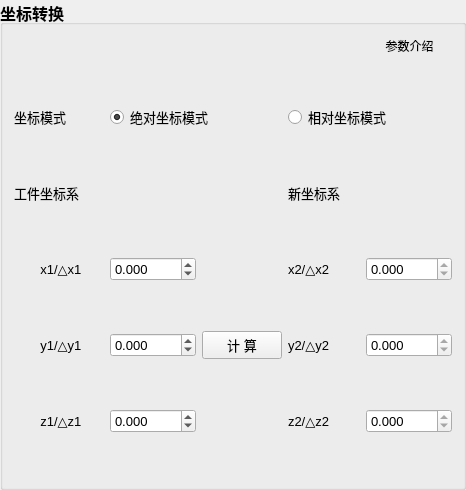
           <widget class="QGroupBox" name="groupBox_4">
            <property name="sizePolicy">
             <sizepolicy hsizetype="Preferred" vsizetype="Preferred">
              <horstretch>0</horstretch>
              <verstretch>0</verstretch>
             </sizepolicy>
            </property>
            <property name="font">
             <font>
              <pointsize>12</pointsize>
              <weight>75</weight>
              <bold>true</bold>
             </font>
            </property>
            <property name="title">
             <string>坐标转换</string>
            </property>
            <layout class="QGridLayout" name="gridLayout_6">
             <item row="0" column="0">
              <layout class="QHBoxLayout" name="horizontalLayout_10">
               <item>
                <spacer name="horizontalSpacer_13">
                 <property name="orientation">
                  <enum>Qt::Horizontal</enum>
                 </property>
                 <property name="sizeHint" stdset="0">
                  <size>
                   <width>40</width>
                   <height>20</height>
                  </size>
                 </property>
                </spacer>
               </item>
               <item>
                <widget class="QToolButton" name="tB_4">
                 <property name="minimumSize">
                  <size>
                   <width>85</width>
                   <height>20</height>
                  </size>
                 </property>
                 <property name="maximumSize">
                  <size>
                   <width>85</width>
                   <height>20</height>
                  </size>
                 </property>
                 <property name="font">
                  <font>
                   <family>微软雅黑</family>
                   <pointsize>9</pointsize>
                   <weight>50</weight>
                   <bold>false</bold>
                  </font>
                 </property>
                 <property name="styleSheet">
                  <string notr="true">border-style:falt</string>
                 </property>
                 <property name="text">
                  <string>参数介绍</string>
                 </property>
                 <property name="icon">
                  <iconset resource="FrogMachineTransformation.qrc">
                   <normaloff>:/image/Resources/parameter.ico</normaloff>:/image/Resources/parameter.ico</iconset>
                 </property>
                 <property name="iconSize">
                  <size>
                   <width>15</width>
                   <height>15</height>
                  </size>
                 </property>
                 <property name="toolButtonStyle">
                  <enum>Qt::ToolButtonTextBesideIcon</enum>
                 </property>
                </widget>
               </item>
              </layout>
             </item>
             <item row="1" column="0">
              <layout class="QGridLayout" name="gridLayout_4">
               <item row="6" column="0">
                <spacer name="verticalSpacer_13">
                 <property name="orientation">
                  <enum>Qt::Vertical</enum>
                 </property>
                 <property name="sizeHint" stdset="0">
                  <size>
                   <width>20</width>
                   <height>40</height>
                  </size>
                 </property>
                </spacer>
               </item>
               <item row="8" column="0">
                <spacer name="verticalSpacer_14">
                 <property name="orientation">
                  <enum>Qt::Vertical</enum>
                 </property>
                 <property name="sizeHint" stdset="0">
                  <size>
                   <width>20</width>
                   <height>40</height>
                  </size>
                 </property>
                </spacer>
               </item>
               <item row="4" column="0">
                <spacer name="verticalSpacer_12">
                 <property name="orientation">
                  <enum>Qt::Vertical</enum>
                 </property>
                 <property name="sizeHint" stdset="0">
                  <size>
                   <width>20</width>
                   <height>40</height>
                  </size>
                 </property>
                </spacer>
               </item>
               <item row="2" column="1">
                <spacer name="verticalSpacer_11">
                 <property name="orientation">
                  <enum>Qt::Vertical</enum>
                 </property>
                 <property name="sizeHint" stdset="0">
                  <size>
                   <width>20</width>
                   <height>40</height>
                  </size>
                 </property>
                </spacer>
               </item>
               <item row="0" column="1">
                <spacer name="verticalSpacer_10">
                 <property name="orientation">
                  <enum>Qt::Vertical</enum>
                 </property>
                 <property name="sizeHint" stdset="0">
                  <size>
                   <width>20</width>
                   <height>40</height>
                  </size>
                 </property>
                </spacer>
               </item>
               <item row="9" column="0">
                <widget class="QLabel" name="label_z1">
                 <property name="minimumSize">
                  <size>
                   <width>90</width>
                   <height>30</height>
                  </size>
                 </property>
                 <property name="maximumSize">
                  <size>
                   <width>90</width>
                   <height>16777215</height>
                  </size>
                 </property>
                 <property name="font">
                  <font>
                   <pointsize>10</pointsize>
                   <weight>50</weight>
                   <bold>false</bold>
                  </font>
                 </property>
                 <property name="toolTip">
                  <string>工件坐标系下Z轴坐标或增量</string>
                 </property>
                 <property name="text">
                  <string> z1/△z1</string>
                 </property>
                 <property name="alignment">
                  <set>Qt::AlignCenter</set>
                 </property>
                 <property name="buddy">
                  <cstring>dSB_z1</cstring>
                 </property>
                </widget>
               </item>
               <item row="9" column="3">
                <widget class="QLabel" name="label_z2">
                 <property name="minimumSize">
                  <size>
                   <width>72</width>
                   <height>0</height>
                  </size>
                 </property>
                 <property name="maximumSize">
                  <size>
                   <width>72</width>
                   <height>16777215</height>
                  </size>
                 </property>
                 <property name="font">
                  <font>
                   <pointsize>10</pointsize>
                   <weight>50</weight>
                   <bold>false</bold>
                  </font>
                 </property>
                 <property name="toolTip">
                  <string>新机床坐标系下Z轴坐标或增量</string>
                 </property>
                 <property name="text">
                  <string>z2/△z2</string>
                 </property>
                 <property name="alignment">
                  <set>Qt::AlignJustify|Qt::AlignVCenter</set>
                 </property>
                 <property name="buddy">
                  <cstring>dSB_z2</cstring>
                 </property>
                </widget>
               </item>
               <item row="3" column="3">
                <widget class="QLabel" name="label_Ncoordinate2">
                 <property name="maximumSize">
                  <size>
                   <width>16777215</width>
                   <height>80</height>
                  </size>
                 </property>
                 <property name="font">
                  <font>
                   <family>黑体</family>
                   <pointsize>10</pointsize>
                   <weight>50</weight>
                   <bold>false</bold>
                  </font>
                 </property>
                 <property name="text">
                  <string>新坐标系</string>
                 </property>
                </widget>
               </item>
               <item row="5" column="3">
                <widget class="QLabel" name="label_x2">
                 <property name="minimumSize">
                  <size>
                   <width>72</width>
                   <height>0</height>
                  </size>
                 </property>
                 <property name="maximumSize">
                  <size>
                   <width>72</width>
                   <height>16777215</height>
                  </size>
                 </property>
                 <property name="font">
                  <font>
                   <pointsize>10</pointsize>
                   <weight>50</weight>
                   <bold>false</bold>
                  </font>
                 </property>
                 <property name="toolTip">
                  <string>新机床坐标系下X轴坐标或增量</string>
                 </property>
                 <property name="text">
                  <string>x2/△x2</string>
                 </property>
                 <property name="alignment">
                  <set>Qt::AlignJustify|Qt::AlignVCenter</set>
                 </property>
                 <property name="buddy">
                  <cstring>dSB_x2</cstring>
                 </property>
                </widget>
               </item>
               <item row="1" column="1" colspan="2">
                <widget class="QRadioButton" name="rB_G90">
                 <property name="font">
                  <font>
                   <pointsize>10</pointsize>
                   <weight>50</weight>
                   <bold>false</bold>
                  </font>
                 </property>
                 <property name="text">
                  <string>绝对坐标模式</string>
                 </property>
                 <property name="checked">
                  <bool>true</bool>
                 </property>
                </widget>
               </item>
               <item row="7" column="0">
                <widget class="QLabel" name="label_y1">
                 <property name="minimumSize">
                  <size>
                   <width>90</width>
                   <height>30</height>
                  </size>
                 </property>
                 <property name="maximumSize">
                  <size>
                   <width>90</width>
                   <height>16777215</height>
                  </size>
                 </property>
                 <property name="font">
                  <font>
                   <pointsize>10</pointsize>
                   <weight>50</weight>
                   <bold>false</bold>
                  </font>
                 </property>
                 <property name="toolTip">
                  <string>工件坐标系下Y轴坐标或增量</string>
                 </property>
                 <property name="text">
                  <string> y1/△y1</string>
                 </property>
                 <property name="alignment">
                  <set>Qt::AlignCenter</set>
                 </property>
                 <property name="buddy">
                  <cstring>dSB_y1</cstring>
                 </property>
                </widget>
               </item>
               <item row="1" column="0">
                <widget class="QLabel" name="label_mode">
                 <property name="minimumSize">
                  <size>
                   <width>0</width>
                   <height>30</height>
                  </size>
                 </property>
                 <property name="font">
                  <font>
                   <pointsize>10</pointsize>
                   <weight>50</weight>
                   <bold>false</bold>
                  </font>
                 </property>
                 <property name="text">
                  <string>坐标模式</string>
                 </property>
                </widget>
               </item>
               <item row="1" column="3" colspan="2">
                <widget class="QRadioButton" name="rB_G91">
                 <property name="font">
                  <font>
                   <pointsize>10</pointsize>
                   <weight>50</weight>
                   <bold>false</bold>
                  </font>
                 </property>
                 <property name="text">
                  <string>相对坐标模式</string>
                 </property>
                </widget>
               </item>
               <item row="5" column="4">
                <widget class="QDoubleSpinBox" name="dSB_x2">
                 <property name="minimumSize">
                  <size>
                   <width>80</width>
                   <height>0</height>
                  </size>
                 </property>
                 <property name="font">
                  <font>
                   <pointsize>10</pointsize>
                   <weight>50</weight>
                   <bold>false</bold>
                  </font>
                 </property>
                 <property name="readOnly">
                  <bool>true</bool>
                 </property>
                 <property name="decimals">
                  <number>3</number>
                 </property>
                 <property name="minimum">
                  <double>-9999.998999999999796</double>
                 </property>
                 <property name="maximum">
                  <double>9999.998999999999796</double>
                 </property>
                </widget>
               </item>
               <item row="7" column="1">
                <widget class="QDoubleSpinBox" name="dSB_y1">
                 <property name="minimumSize">
                  <size>
                   <width>80</width>
                   <height>0</height>
                  </size>
                 </property>
                 <property name="font">
                  <font>
                   <pointsize>10</pointsize>
                   <weight>50</weight>
                   <bold>false</bold>
                  </font>
                 </property>
                 <property name="decimals">
                  <number>3</number>
                 </property>
                 <property name="minimum">
                  <double>-9999.998999999999796</double>
                 </property>
                 <property name="maximum">
                  <double>9999.998999999999796</double>
                 </property>
                </widget>
               </item>
               <item row="7" column="2">
                <widget class="QPushButton" name="pB_cout">
                 <property name="font">
                  <font>
                   <pointsize>10</pointsize>
                   <weight>50</weight>
                   <bold>false</bold>
                  </font>
                 </property>
                 <property name="text">
                  <string>计 算</string>
                 </property>
                </widget>
               </item>
               <item row="7" column="4">
                <widget class="QDoubleSpinBox" name="dSB_y2">
                 <property name="minimumSize">
                  <size>
                   <width>80</width>
                   <height>0</height>
                  </size>
                 </property>
                 <property name="font">
                  <font>
                   <pointsize>10</pointsize>
                   <weight>50</weight>
                   <bold>false</bold>
                  </font>
                 </property>
                 <property name="readOnly">
                  <bool>true</bool>
                 </property>
                 <property name="decimals">
                  <number>3</number>
                 </property>
                 <property name="minimum">
                  <double>-9999.998999999999796</double>
                 </property>
                 <property name="maximum">
                  <double>9999.998999999999796</double>
                 </property>
                </widget>
               </item>
               <item row="3" column="0">
                <widget class="QLabel" name="label_Wcoordinate1">
                 <property name="minimumSize">
                  <size>
                   <width>0</width>
                   <height>30</height>
                  </size>
                 </property>
                 <property name="maximumSize">
                  <size>
                   <width>16777215</width>
                   <height>30</height>
                  </size>
                 </property>
                 <property name="font">
                  <font>
                   <family>黑体</family>
                   <pointsize>10</pointsize>
                   <weight>50</weight>
                   <bold>false</bold>
                  </font>
                 </property>
                 <property name="text">
                  <string>工件坐标系</string>
                 </property>
                </widget>
               </item>
               <item row="5" column="1">
                <widget class="QDoubleSpinBox" name="dSB_x1">
                 <property name="minimumSize">
                  <size>
                   <width>80</width>
                   <height>0</height>
                  </size>
                 </property>
                 <property name="font">
                  <font>
                   <pointsize>10</pointsize>
                   <weight>50</weight>
                   <bold>false</bold>
                  </font>
                 </property>
                 <property name="decimals">
                  <number>3</number>
                 </property>
                 <property name="minimum">
                  <double>-9999.998999999999796</double>
                 </property>
                 <property name="maximum">
                  <double>9999.998999999999796</double>
                 </property>
                </widget>
               </item>
               <item row="7" column="3">
                <widget class="QLabel" name="label_y2">
                 <property name="minimumSize">
                  <size>
                   <width>72</width>
                   <height>0</height>
                  </size>
                 </property>
                 <property name="maximumSize">
                  <size>
                   <width>72</width>
                   <height>16777215</height>
                  </size>
                 </property>
                 <property name="font">
                  <font>
                   <pointsize>10</pointsize>
                   <weight>50</weight>
                   <bold>false</bold>
                  </font>
                 </property>
                 <property name="toolTip">
                  <string>新机床坐标系下Y轴坐标或增量</string>
                 </property>
                 <property name="text">
                  <string>y2/△y2</string>
                 </property>
                 <property name="alignment">
                  <set>Qt::AlignJustify|Qt::AlignVCenter</set>
                 </property>
                 <property name="buddy">
                  <cstring>dSB_y2</cstring>
                 </property>
                </widget>
               </item>
               <item row="9" column="1">
                <widget class="QDoubleSpinBox" name="dSB_z1">
                 <property name="minimumSize">
                  <size>
                   <width>80</width>
                   <height>0</height>
                  </size>
                 </property>
                 <property name="font">
                  <font>
                   <pointsize>10</pointsize>
                   <weight>50</weight>
                   <bold>false</bold>
                  </font>
                 </property>
                 <property name="decimals">
                  <number>3</number>
                 </property>
                 <property name="minimum">
                  <double>-9999.998999999999796</double>
                 </property>
                 <property name="maximum">
                  <double>9999.998999999999796</double>
                 </property>
                </widget>
               </item>
               <item row="5" column="0">
                <widget class="QLabel" name="label_x1">
                 <property name="minimumSize">
                  <size>
                   <width>90</width>
                   <height>30</height>
                  </size>
                 </property>
                 <property name="maximumSize">
                  <size>
                   <width>90</width>
                   <height>16777215</height>
                  </size>
                 </property>
                 <property name="font">
                  <font>
                   <pointsize>10</pointsize>
                   <weight>50</weight>
                   <bold>false</bold>
                  </font>
                 </property>
                 <property name="toolTip">
                  <string>工件坐标系下X轴坐标或增量</string>
                 </property>
                 <property name="text">
                  <string> x1/△x1</string>
                 </property>
                 <property name="alignment">
                  <set>Qt::AlignCenter</set>
                 </property>
                 <property name="buddy">
                  <cstring>dSB_x1</cstring>
                 </property>
                </widget>
               </item>
               <item row="9" column="4">
                <widget class="QDoubleSpinBox" name="dSB_z2">
                 <property name="minimumSize">
                  <size>
                   <width>80</width>
                   <height>0</height>
                  </size>
                 </property>
                 <property name="font">
                  <font>
                   <pointsize>10</pointsize>
                   <weight>50</weight>
                   <bold>false</bold>
                  </font>
                 </property>
                 <property name="readOnly">
                  <bool>true</bool>
                 </property>
                 <property name="decimals">
                  <number>3</number>
                 </property>
                 <property name="minimum">
                  <double>-9999.998999999999796</double>
                 </property>
                 <property name="maximum">
                  <double>9999.998999999999796</double>
                 </property>
                </widget>
               </item>
               <item row="10" column="0">
                <spacer name="verticalSpacer_15">
                 <property name="orientation">
                  <enum>Qt::Vertical</enum>
                 </property>
                 <property name="sizeHint" stdset="0">
                  <size>
                   <width>20</width>
                   <height>40</height>
                  </size>
                 </property>
                </spacer>
               </item>
              </layout>
             </item>
            </layout>
           </widget>
